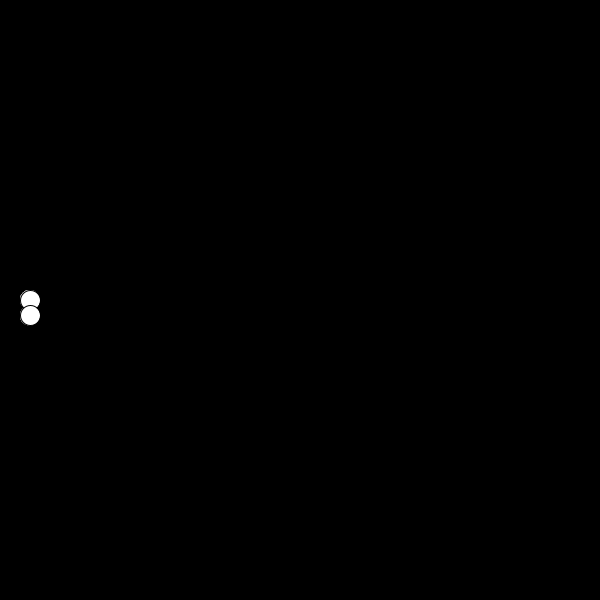
Frame 1 (no input)
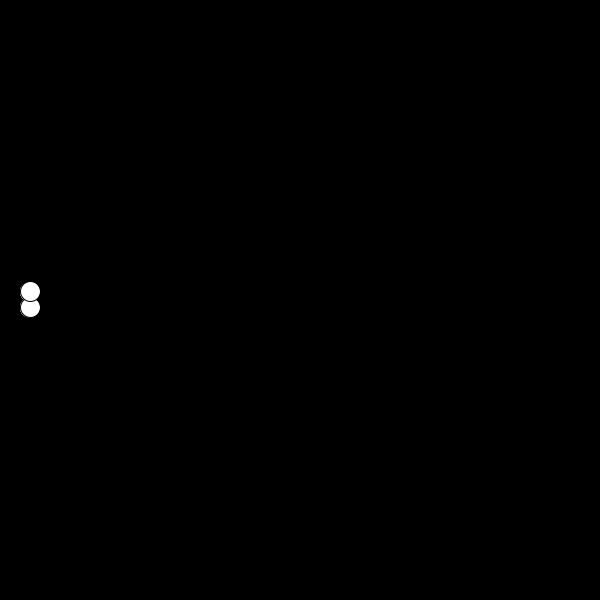
Frame 60 (the mouse pressed at the canvas centre just before this capture)
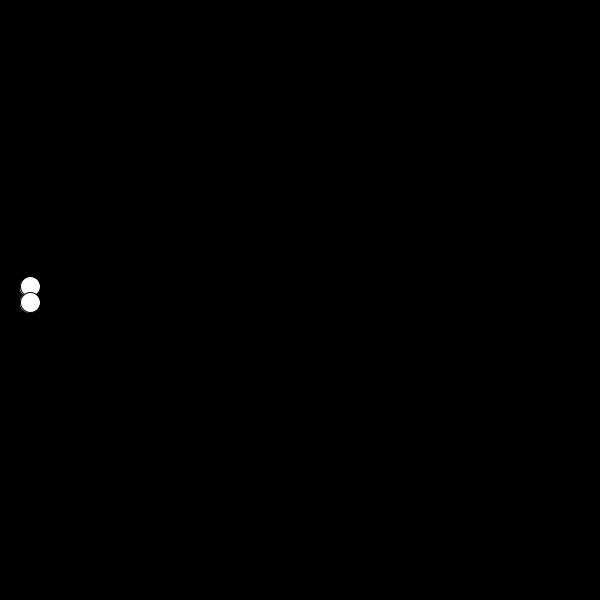
Frame 120 (the mouse held since frame 60 and released just before this capture)

The Processing sketch that drew these frames (run headless with seeded random() and noise(); from frame 60 on, the mouse is pressed at the canvas centre):

// Processing sketch: sketch_3
// ── sketch_3.pde
/* 
the program below draws three circles whose oscillation 
is slightly off from one another. 

instead of drawing the circles one by one, create a loop 
that will draw 30 circles to the canvas to create the 
wave pattern as shown in the example gif. use the iteration
variable (e.g. 'i') from your loop to adjust the beginning 
angle of each circle and space them out over the x-axis. 
finally, adjust the amplitude so that the wave goes from 
the top of the canvas to the bottom.
*/

float angle = 0.0;
float offset;
float amplitude = 40;
float speed = 0.05;


void setup() {
 size(600, 600);
 offset = height/2;
}

void draw() {
 background(0);
 
for (int i = 0; i < 30; i = i+1) {
  float y = offset + sin(angle) * amplitude;
  ellipse(10+20, y, 20, 20);
  float y2 = offset + sin(angle+0.4) * amplitude;
  ellipse(10+20, y2, 20, 20);
  
}
 //float y1 = offset + sin(angle) * amplitude;
 //float y2 = offset + sin(angle + 0.4) * amplitude;
 //float y3 = offset + sin(angle + 0.8) * amplitude;
angle += speed;
 //ellipse(10, y1, 20, 20);
 //ellipse(30, y2, 20, 20);
 //ellipse(50, y3, 20, 20);

 
}
